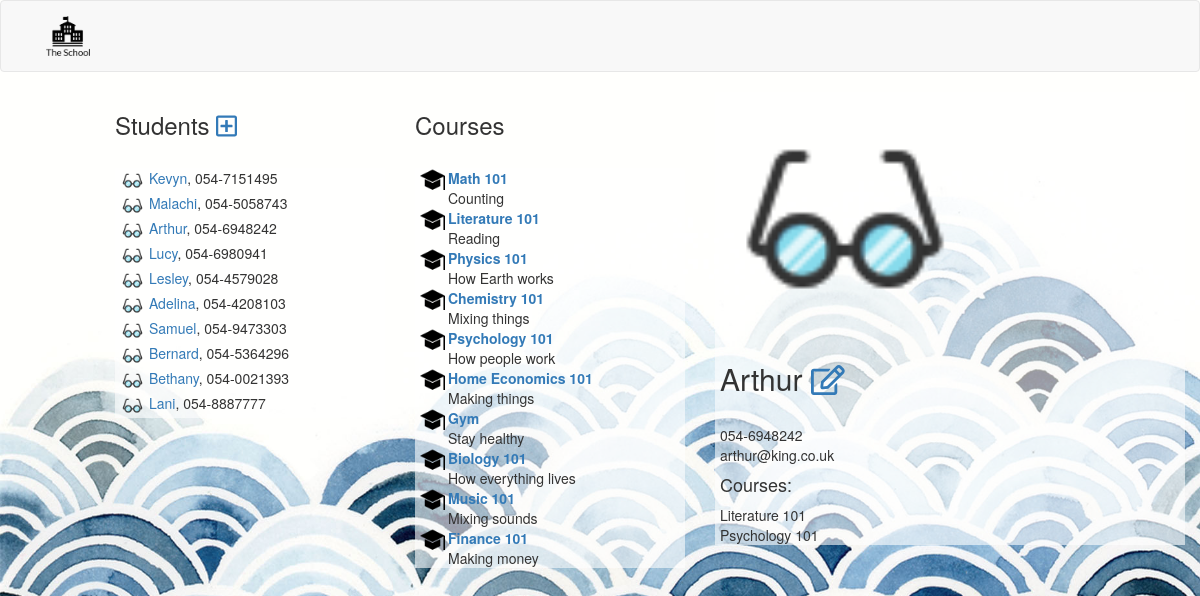
The page /index.php/?page=main&action=student-details&id=3 (signed in) on the database its author committed.
### tables this page shows
CREATE TABLE `students` (
  `id` int(11) NOT NULL,
  `name` varchar(255) DEFAULT NULL,
  `phone` varchar(100) DEFAULT NULL,
  `email` varchar(255) DEFAULT NULL,
  `image` varchar(255) DEFAULT NULL
);

CREATE TABLE `courses` (
  `id` int(11) NOT NULL,
  `name` text,
  `description` text,
  `image` varchar(255) DEFAULT NULL
);

### models/data.php (called while the page is built, shortened)
<?php
Class DAL {
    private $servername = "localhost";
    private $username = "root";
    private $password = "";
    private $dbname = "theschool_ol";
    function fetch($sql) {
        try {
            $conn = new PDO("mysql:host=$this->servername;dbname=$this->dbname", $this->username, $this->password);
            $conn->setAttribute(PDO::ATTR_ERRMODE, PDO::ERRMODE_EXCEPTION);
            $resultsArray = $conn->query($sql);
            return $resultsArray;
        }
        catch(PDOException $e)
        {
            return $e->getMessage();
        }
    }
}
?>

### views/main.php (the view, shortened to what this page needs)
<?php
require_once 'models/mainM.php';
Class Render {
    function columnView() {
        $render = new mainM();
        echo '<div class="container-fluid">
                <div class="row">
                <div class="col-md-1"></div>
                <div class="col-md-3">
                <h3>Students
                <a href="'.DIR.'index.php?page=main&action=student-add"><i class="far fa-plus-square"></a></i>
                </h3><br>';
        $displayStudents = $render->getAll("students");
            foreach ($displayStudents as $row) {
                echo '<div class="displaydiv"><img class="icon" src="'.DIR.$row['image'].'"> <a href="'.DIR.'index.php/?page=main&action=student-details&id='.$row['id'].'">'
                . $row['name'] . '</a>, ' . $row['phone'] . '</div>';
            };
		echo '</div>
                <div class="col-md-3">
                <h3>Courses';
        echo '</h3><br>';
        $displayCourses = $render->getAll("courses");
            foreach ($displayCourses as $row) {
                echo '<div class="displaydiv"><div class="sideimg"><img class="icon" src="'.DIR.$row['image'].'"></div> <b><a href="'.DIR.'index.php/?page=main&action=course-details&id='.$row['id'].'">'
                .$row['name'].'</a></b><br>'.$row['description'].'</div>';
            };
		echo '</div>
            <div class="col-md-5">';
    }
    function footer() {
        echo '</div>
        </div>
        </div>
        </div>';
    }
}
Class Student extends Render {
    function detailsView($id) {
        $render = new mainM();
        $show = $this->columnView();
        $displayOneStudent = $render->getOne("students", $id);
        foreach ($displayOneStudent as $row) {
            echo '<div class="displaydiv"><img src="'.DIR.$row['image'].'" class="bigicon"><h2>'.$row['name'].' <a href="'.DIR.'index.php?page=main&action=student-edit&id='.$id.'"><i class="far fa-edit"></i></a></h2><br>'
                .$row['phone'].'<br>'
                .$row['email'].'<br>'
                .'<h4>Courses:</h4>';
                $render->showStudentCourses($id);
        }
        $this->footer();
    }
}
?>

### models/mainM.php (shortened to what this page needs)
<?php
require_once 'data.php';
Class MainM extends DAL {
    function getAll($table) {
        $sql = "SELECT * FROM ".$table;
        $all = $this->fetch($sql);
        $resultArray = $all->fetchAll(PDO::FETCH_ASSOC);
        return $resultArray;
    }
    function getOne($table, $id) {
        $sql = "SELECT * FROM ".$table." WHERE id='".$id."'";
        $item = $this->fetch($sql);
        $resultArray = $item->fetchAll(PDO::FETCH_ASSOC);
        return $resultArray;
    }
    function showStudentCourses($id) {
        $courseList = array ();
        $sql = "SELECT * FROM courses_students WHERE student_id='".$id."'";
        $studCourses = $this->fetch($sql);
        $courses = $studCourses->fetchAll(PDO::FETCH_ASSOC);
        foreach ($courses as $row) {
            array_push($courseList, $row['course_id']);
        };
        for ($i=0; $i<count($courseList); $i++) {
            $sql1 = "SELECT * FROM courses WHERE id='".$courseList[$i]."'";
            $showStudCourses = $this->fetch($sql1);
            $resultArray = $showStudCourses->fetchAll(PDO::FETCH_ASSOC);
            foreach ($resultArray as $row) {
                echo $row['name'] .'<br>';
            }
        };
    }
}
?>

### style.css (style rules this page uses)
body { background-image: url("upload/bg.jpg"); background-repeat: no-repeat; background-size: 100%; }
.icon { width: 25px; }
.bigicon { width: 250px; }
.sideimg { float: left; margin-right: 3px; }
.displaydiv { padding-left: 5px; background-color: rgba(255,255,255, 0.6); }

### rows shown on the page
students: image (picture), name "Kevyn", phone "054-7151495"
students: image (picture), name "Malachi", phone "054-5058743"
students: image (picture), name "Arthur", phone "054-6948242", email "arthur@king.co.uk"
students: image (picture), name "Lucy", phone "054-6980941"
students: image (picture), name "Lesley", phone "054-4579028"
students: image (picture), name "Adelina", phone "054-4208103"
students: image (picture), name "Samuel", phone "054-9473303"
students: image (picture), name "Bernard", phone "054-5364296"
students: image (picture), name "Bethany", phone "054-0021393"
students: image (picture), name "Lani", phone "054-8887777"
courses: image (picture), name "Math 101", description "Counting"
courses: image (picture), name "Literature 101", description "Reading"
courses: image (picture), name "Physics 101", description "How Earth works"
courses: image (picture), name "Chemistry 101", description "Mixing things"
courses: image (picture), name "Psychology 101", description "How people work"
courses: image (picture), name "Home Economics 101", description "Making things"
courses: image (picture), name "Gym", description "Stay healthy"
courses: image (picture), name "Biology 101", description "How everything lives"
courses: image (picture), name "Music 101", description "Mixing sounds"
courses: image (picture), name "Finance 101", description "Making money"
